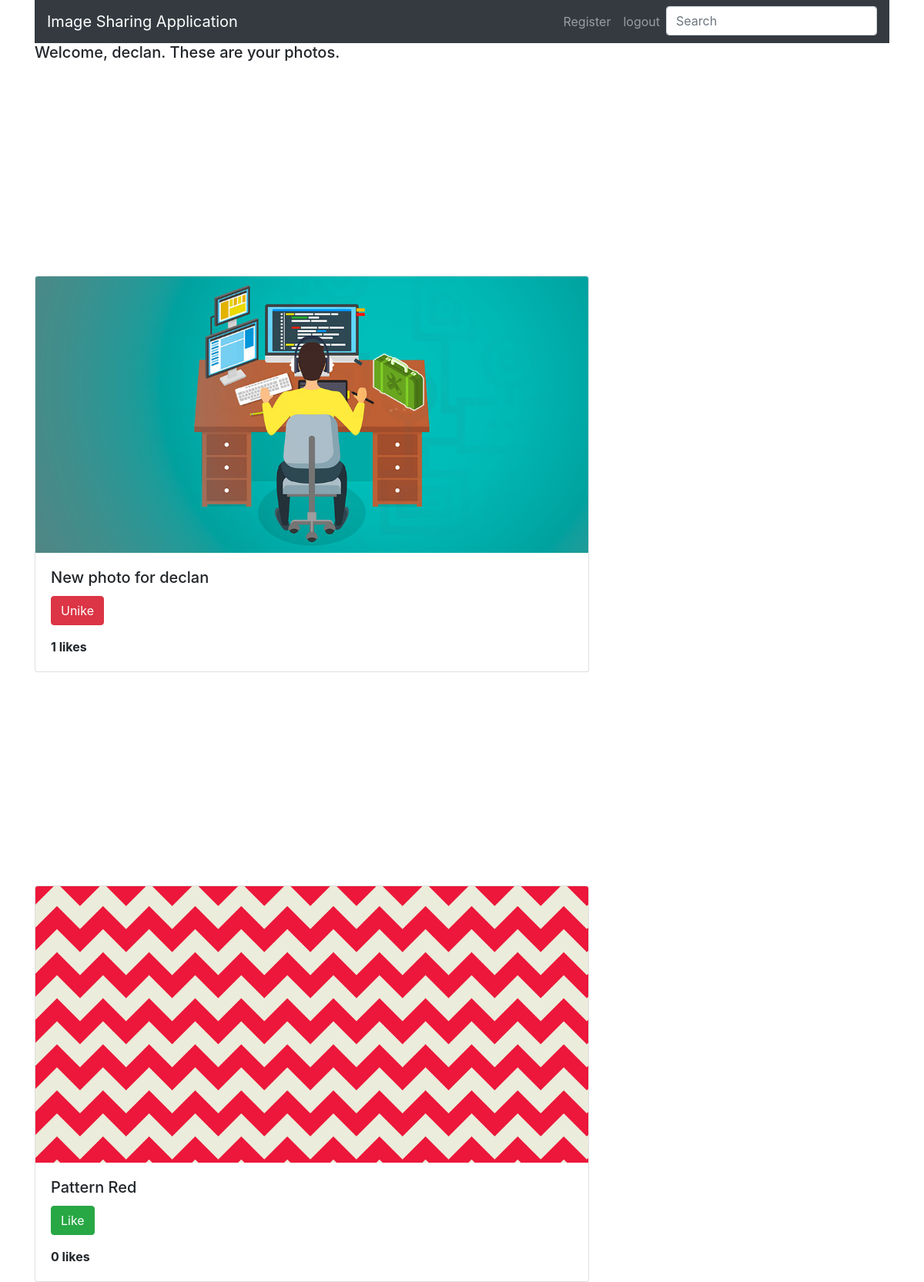
The page /posts/gallery (signed in) on the database its author committed.
### imageapi/models.py (models this page shows, shortened)
class Media(models.Model):
    caption = models.CharField(max_length=100)
    liked = models.ManyToManyField(User,default=None, blank=True)
    image = models.ImageField(upload_to='static/images', default='https://www.fillmurray.com/640/360')
    dateuploaded= models.DateTimeField(auto_now=True)
    author = models.ForeignKey(User, on_delete=models.CASCADE, related_name='author')

### imageapi/views.py (the view)
# urls.py: path('gallery', GalleryViewSet, name='gallery-list'),
def GalleryViewSet(request):
    user = request.user
    queryset = Media.objects.filter(author = user).annotate(num_like=Count('liked')).order_by('-num_like')
    context= {
    'queryset': queryset,
    'user': user,
    }
    return render(request, 'posts/gallery.html', context)

### imageapi/templates/posts/gallery.html (shortened to what this page needs)
{% extends 'core.html' %}
{% block body %}
<div class="container">
    {% if user.is_authenticated %}
        <h5 class="card-title">Welcome, {{ user.username }}. These are your photos.</h5>
    {% else %}
        <h5 class="card-title">Welcome, new user. Please log in.</h5>
    {% endif %}
    {% for obj in queryset%}
    <div class="card" style="width: 45rem; margin-top:25%;">
        {% load static %}<img class="card-img-top" src="{{obj.image.url }}">
        <div class="card-body">
        <h5 class="card-title">{{obj.caption}}</h5>
        <form action="{% url 'posts:like-post'%}" method ='POST' class="ui form">
            {% if user not in obj.liked.all %}
                <button class="btn btn-success" type='submit'>Like</button>
            {% else %}
                <button class="btn btn-danger" type='submit'>Unike</button>
            {% endif %}
        </form>
        <strong>{{obj.liked.all.count}} likes</strong>
        </div>
    </div>
    {% endfor %}
</div>
{% endblock %}

### rows shown on the page
Media: image (picture), caption "New photo for declan", shows "Unike", liked.all.count "1"
Media: image (picture), caption "Pattern Red", shows "Like", liked.all.count "0"

### other values the page prints
{{ user.username }} "declan"
